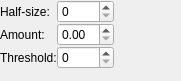
<ui version="4.0" >
 <class>WdgUnsharp</class>
 <widget class="QWidget" name="WdgUnsharp" >
  <property name="geometry" >
   <rect>
    <x>0</x>
    <y>0</y>
    <width>181</width>
    <height>81</height>
   </rect>
  </property>
  <layout class="QGridLayout" >
   <property name="margin" >
    <number>0</number>
   </property>
   <property name="spacing" >
    <number>0</number>
   </property>
   <item row="0" column="1" >
    <widget class="QSpinBox" native="1" name="intHalfSize" />
   </item>
   <item row="0" column="0" >
    <widget class="QLabel" name="textLabel1" >
     <property name="text" >
      <string>Half-size:</string>
     </property>
     <property name="wordWrap" >
      <bool>false</bool>
     </property>
    </widget>
   </item>
   <item row="1" column="1" >
    <widget class="QDoubleSpinBox" native="1" name="doubleAmount" />
   </item>
   <item row="2" column="0" >
    <widget class="QLabel" name="textLabel2" >
     <property name="text" >
      <string>Threshold:</string>
     </property>
     <property name="wordWrap" >
      <bool>false</bool>
     </property>
    </widget>
   </item>
   <item row="1" column="0" >
    <widget class="QLabel" name="textLabel3" >
     <property name="text" >
      <string>Amount:</string>
     </property>
     <property name="wordWrap" >
      <bool>false</bool>
     </property>
    </widget>
   </item>
   <item row="1" column="2" >
    <spacer>
     <property name="orientation" >
      <enum>Qt::Horizontal</enum>
     </property>
     <property name="sizeType" >
      <enum>QSizePolicy::Expanding</enum>
     </property>
     <property name="sizeHint" >
      <size>
       <width>21</width>
       <height>20</height>
      </size>
     </property>
    </spacer>
   </item>
   <item row="2" column="1" >
    <widget class="QSpinBox" native="1" name="intThreshold" />
   </item>
   <item row="3" column="1" >
    <spacer>
     <property name="orientation" >
      <enum>Qt::Vertical</enum>
     </property>
     <property name="sizeType" >
      <enum>QSizePolicy::Expanding</enum>
     </property>
     <property name="sizeHint" >
      <size>
       <width>20</width>
       <height>21</height>
      </size>
     </property>
    </spacer>
   </item>
  </layout>
 </widget>
 <layoutdefault spacing="6" margin="11" />
  <customwidgets>
 </customwidgets>
 <includes>
 </includes>
 <resources/>
 <connections/>
</ui>
